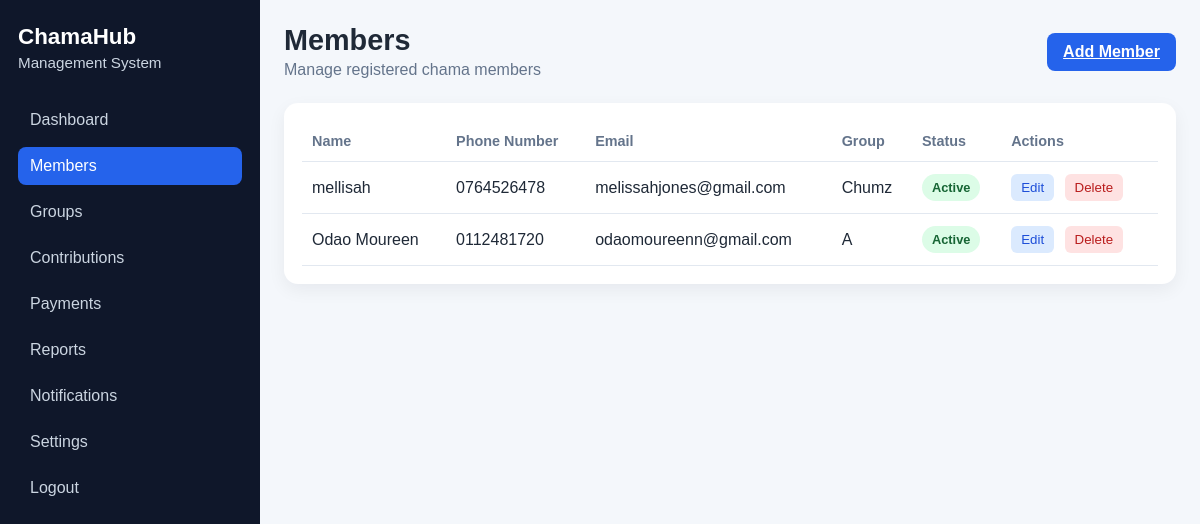
The app's page /members, older data.
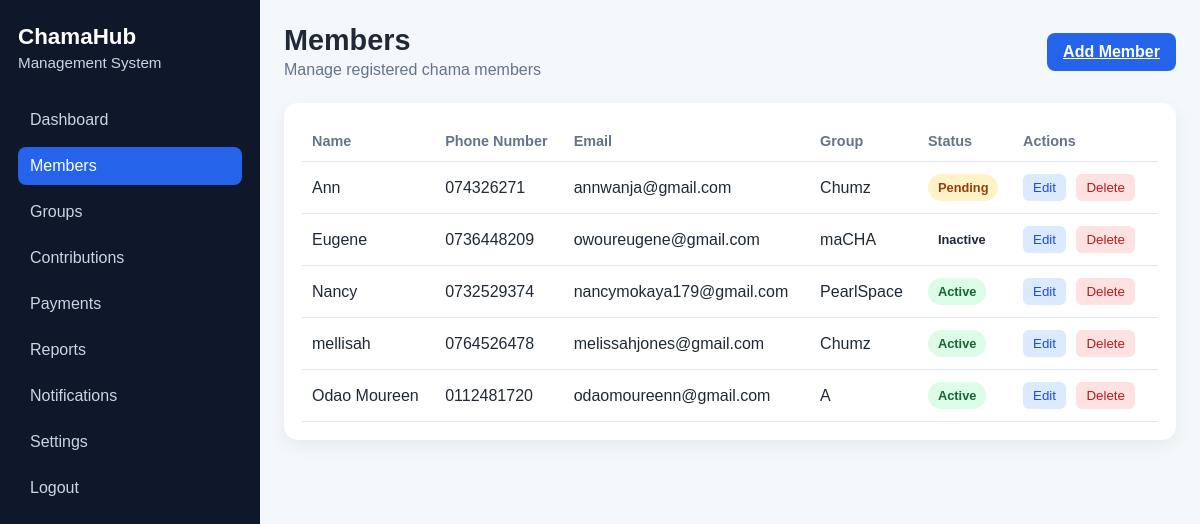
The same page, newer data.
### app/models.py (models this page shows, shortened)
class Member(db.Model):
    __tablename__ = "members"
    id = db.Column(db.Integer, primary_key=True)
    full_name = db.Column(db.String(100), nullable=False)
    email = db.Column(db.String(120), unique=True, nullable=False)
    phone = db.Column(db.String(20), nullable=False)
    group_name = db.Column(db.String(100), nullable=True)
    join_date = db.Column(db.String(20), nullable=True)
    status = db.Column(db.String(20), nullable=False, default="Active")

### app/routes.py (the view)
@main.route("/members")
def members():
    members = Member.query.order_by(Member.id.desc()).all()
    return render_template("members.html", members=members)

### app/templates/members.html (shortened to what this page needs)
<!DOCTYPE html>
<html lang="en">
  <head>
    <link rel="stylesheet" href="{{ url_for('static', filename='css/dashboard.css') }}" />
  </head>
  <body>
    <div class="dashboard-layout">
      <aside class="sidebar">
        <div class="brand-block">
          <h2>ChamaHub</h2>
          <p>Management System</p>
        </div>
        <nav class="sidebar-nav">
          <a href="{{ url_for('main.dashboard') }}">Dashboard</a>
          <a href="{{ url_for('main.members') }}" class="active">Members</a>
          <a href="{{ url_for('main.groups') }}">Groups</a>
          <a href="{{ url_for('main.contributions') }}">Contributions</a>
          <a href="{{ url_for('main.payouts') }}">Payments</a>
          <a href="{{ url_for('main.reports') }}">Reports</a>
          <a href="{{ url_for('main.notifications') }}">Notifications</a>
          <a href="{{ url_for('main.settings') }}">Settings</a>
          <a href="{{ url_for('main.logout') }}">Logout</a>
        </nav>
      </aside>
      <main class="main-content">
        <header class="topbar">
          <div>
            <h1>Members</h1>
            <p>Manage registered chama members</p>
          </div>
          <a href="{{ url_for('main.add_member') }}" id="openMemberModal" class="add-btn">Add Member</a>
        </header>
        <section class="panel">
          <div class="table-wrapper">
            <table class="data-table">
              <thead>
                <tr>
                  <th>Name</th>
                  <th>Phone Number</th>
                  <th>Email</th>
                  <th>Group</th>
                  <th>Status</th>
                  <th>Actions</th>
                </tr>
              </thead>
              <tbody id="membersTableBody">
                {% for member in members %}
                <tr>
                  <td>{{ member.full_name }}</td>
                  <td>{{ member.phone }}</td>
                  <td>{{ member.email }}</td>
                  <td>{{ member.group_name or '—' }}</td>
                  <td><span class="status {{ member.status.lower() }}">{{ member.status }}</span></td>
                  <td>
                    <button class="action-btn edit">Edit</button>
                    <button class="action-btn delete">Delete</button>
                  </td>
                </tr>
                {% else %}
                <tr>
                  <td colspan="6">No members yet. Add your first member.</td>
                </tr>
                {% endfor %}
              </tbody>
            </table>
          </div>
        </section>
      </main>
    </div>
  </body>
</html>

### app/static/css/dashboard.css (style rules this page uses)
:root { --bg: #f4f7fb; --sidebar: #0f172a; --sidebar-text: #cbd5e1; --sidebar-active: #2563eb; --card: #ffffff; --text: #1f2937; --muted: #64748b; --accent: #2563eb; }
* { box-sizing: border-box; margin: 0; padding: 0; }
body { font-family: Arial, Helvetica, sans-serif; background: var(--bg); color: var(--text); }
.dashboard-layout { display: flex; min-height: 100vh; }
.sidebar { width: 260px; background: var(--sidebar); color: white; padding: 24px 18px; }
.brand-block { margin-bottom: 30px; }
.brand-block h2 { font-size: 1.4rem; margin-bottom: 4px; }
.brand-block p { color: var(--sidebar-text); font-size: 0.95rem; }
.sidebar-nav { display: flex; flex-direction: column; gap: 8px; }
.sidebar-nav a { color: var(--sidebar-text); text-decoration: none; padding: 10px 12px; border-radius: 8px; transition: 0.2s ease; }
.sidebar-nav a:hover, .sidebar-nav a.active { background: var(--sidebar-active); color: white; }
.main-content { flex: 1; padding: 24px; }
.topbar { display: flex; justify-content: space-between; align-items: center; margin-bottom: 24px; }
.topbar h1 { font-size: 1.8rem; margin-bottom: 4px; }
.topbar p { color: var(--muted); }
.card, .panel { background: var(--card); border-radius: 14px; padding: 18px; box-shadow: 0 6px 18px rgba(15, 23, 42, 0.06); }
.add-btn { background: var(--accent); color: white; border: none; padding: 10px 16px; border-radius: 8px; cursor: pointer; font-weight: bold; }
.table-wrapper { overflow-x: auto; }
.data-table { width: 100%; border-collapse: collapse; }
.data-table th, .data-table td { text-align: left; padding: 12px 10px; border-bottom: 1px solid #e2e8f0; }
.data-table th { color: var(--muted); font-size: 0.9rem; }
.status { display: inline-block; padding: 6px 10px; border-radius: 999px; font-size: 0.8rem; font-weight: bold; }
.status.active { background: #dcfce7; color: #166534; }
.status.pending { background: #fef3c7; color: #92400e; }
.action-btn { border: none; padding: 6px 10px; border-radius: 6px; cursor: pointer; margin-right: 6px; }
.action-btn.edit { background: #dbeafe; color: #1d4ed8; }
.action-btn.delete { background: #fee2e2; color: #b91c1c; }

Row changes from the older to the newer data that the page shows:
added Member: full_name "Ann", phone "074326271", email "annwanja@gmail.com", group_name "Chumz", status "Pending"
added Member: full_name "Eugene", phone "0736448209", email "owoureugene@gmail.com", group_name "maCHA", status "Inactive"
added Member: full_name "Nancy", phone "0732529374", email "nancymokaya179@gmail.com", group_name "PearlSpace", status "Active"
